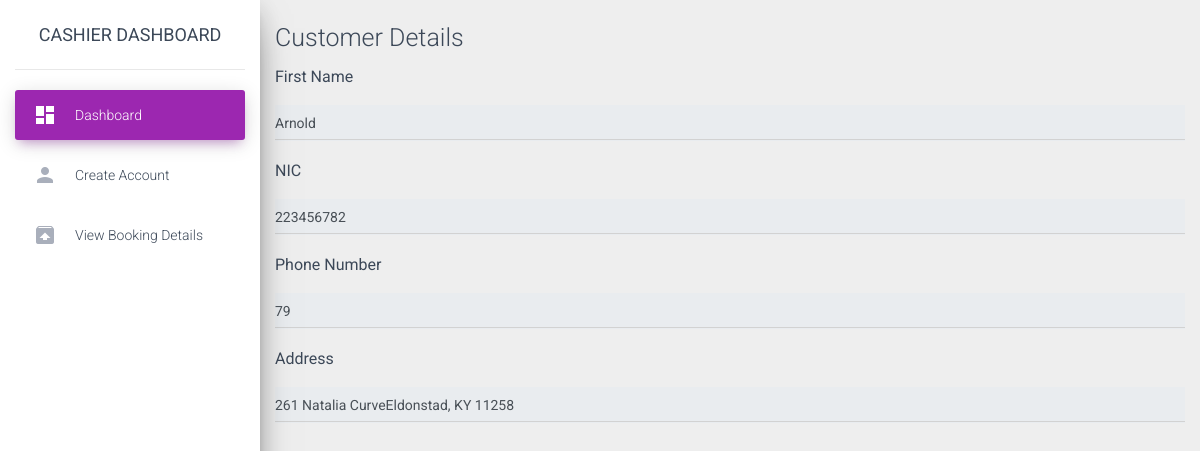
/admin/pages/selectcash.php?sca=223456782, run on the app's committed database.
### tables this page shows
CREATE TABLE `cashier` (
  `cashierNic` varchar(20) NOT NULL,
  `cashierName` varchar(255) NOT NULL,
  `cashierAddress` varchar(255) NOT NULL,
  `cashierContactNo` int(15) NOT NULL,
  `cashierEmail` varchar(255) NOT NULL
);

### admin/pages/selectcash.php (the view, shortened to what this page needs)
<?php
include('php/dbconfig.php');
if(isset($_GET['sca'])){
  $id = $_GET['sca'];
  $sql = "SELECT * FROM cashier WHERE cashierNic = '$id'";
  $result = mysqli_query($db,$sql);
  if(mysqli_num_rows($result)>0){
    $fetchdata = mysqli_fetch_assoc($result);
    $fname = $fetchdata['cashierName'];
    $nic = $fetchdata['cashierNic'];
    $pno = $fetchdata['cashierContactNo'];
    $adress = $fetchdata['cashierAddress'];
  }
  else{
    header('location: view.php');
  }
}
else{
  header('location: view.php');
}
?>
<!DOCTYPE html>
<html lang="en">
<head>
  <link rel="stylesheet" href="https://maxcdn.bootstrapcdn.com/font-awesome/latest/css/font-awesome.min.css">
  <link href="../assets/css/material-dashboard.css?v=2.1.2" rel="stylesheet" />
  <link href="../assets/demo/demo.css" rel="stylesheet" />
</head>
<body class="">
  <div class="wrapper ">
    <div class="sidebar" data-color="purple" data-background-color="white" data-image="../assets/img/sidebar-1.jpg">
      <div class="logo"><a href="#" class="simple-text logo-normal">
        Cashier Dashboard
        </a></div>
      <div class="sidebar-wrapper">
        <ul class="nav">
          <li class="nav-item active ">
            <a class="nav-link" href="./Cashier.php">
              <i class="material-icons">dashboard</i>
              <p>Dashboard</p>
            </a>
          <li class="nav-item ">
              <a class="nav-link" href="./view.php">
                <i class="material-icons">person</i>
                <p>Create Account</p>
              </a>
              <li class="nav-item ">
                <a class="nav-link" href="./Cashier.php">
                  <i class="material-icons">unarchive</i>
                  <p>View Booking Details</p>
                </a>
              </li>
          </li>
        </ul>
      </div>
    </div>
    <div class="main-panel">
      <div class="container-fluid">
        <form>
         <b><h3>Customer Details</h3></b>
          <div class="form-group">
            <p><b>First Name</b></p>
            <input type="text" class="form-control" value="<?php echo $fname; ?>" readonly>
            </div>
          <div class="form-group">
            <p><b>NIC</b></p>
            <input type="text" class="form-control" id="#" value="<?php echo $nic; ?>" readonly>
          </div>
          <div class="form-group">
            <p><b>Phone Number</b></p>
            <input type="text" class="form-control" id="#" value="<?php echo $pno;?>" readonly>
          </div>
          <div class="form-group">
            <p><b>Address</b></p>
            <input type="text" class="form-control" id="#" value="<?php echo $adress;?>" readonly>
          </div>
        </form>
        </div>
</body>
</html>

### data on the page
cashier: cashierName "Arnold", cashierNic "223456782", cashierContactNo "79", cashierAddress "261 Natalia CurveEldonstad, KY 11258"
